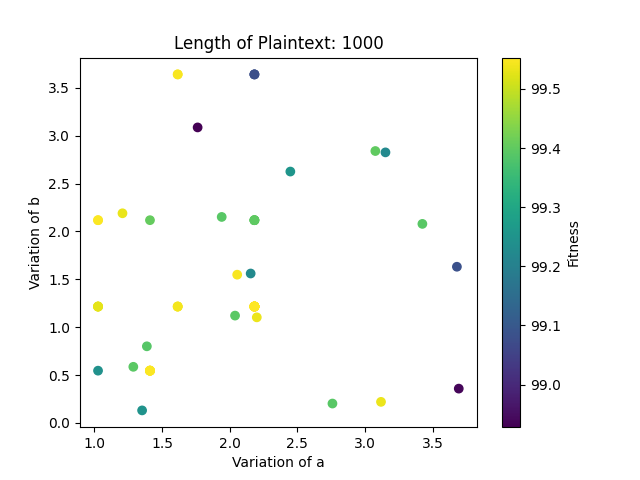

Recreate this plot in Python.
# -*- coding: utf-8 -*-
"""
Created on Thu Apr 3 02:15:34 2024

@author: CyberSurgeon
"""


import math
import random
import string

class Agent:

    def __init__(self, length):

        self.params = [random.uniform(1,4),random.uniform(0.1,4)] #(a,b) 
        self.fitness = -1

    def __str__(self):

        return 'Params: ' + str(self.params) + ' Fitness: ' + str(self.fitness)

def init_agents(population, length):
    return [Agent(length) for _ in range(population)]

a_vals = []
b_vals = []
f_vals = []

def ga():

    agents = init_agents(population, in_str_len)

    for generation in range(generations):

        print('Generation: ' + str(generation))

        temp_fitness = []
        
        agents = fitness(agents)

        for agent in agents:
            temp_fitness.append(agent.fitness)
            a_vals.append(agent.params[0])
            b_vals.append(agent.params[1])
            f_vals.append(agent.fitness)



        # print(temp_fitness)

        current_max_fitness = max(temp_fitness)

        count = temp_fitness.count(current_max_fitness)

        print('Current_max_fitness',current_max_fitness)
        print('Count: ',count)

        if count/len(agents) >= 0.5 and current_max_fitness >= 90:
            print('Tamamlandı!')
            break

        agents = selection(agents)
        agents = crossover(agents)
        agents = mutation(agents)



def ani_jackard(s1,s2):
    str1 = [ord(i) for i in s1]
    str2 = [ord(i) for i in s2]

    str1 = set(str1)
    str2 = set(str2)

    score = (str1 & str2)
    score_u = str1|str2

    return 100-(len(score)/len(score_u))*100


def fitness(agents):

    for agent in agents:

        a = agent.params[0]
        d = agent.params[1]

        cipher = encrypt(plaintext,a,d)

        # agent.fitness = 100-fuzz.ratio(plaintext,cipher)
        agent.fitness = ani_jackard(plaintext,cipher)

    return agents

def selection(agents):
    agents = sorted(agents, key=lambda agent: agent.fitness, reverse=True)
    print('\n'.join(map(str, agents)))
    agents = agents[:int(0.2 * len(agents))]
    return agents

def crossover(agents):

    offspring = []

    for _ in range((population - len(agents)) // 2):

        parent1 = random.choice(agents)
        parent2 = random.choice(agents)
        child1 = Agent(2)
        child2 = Agent(2)
        # split = random.randint(0, in_str_len)
        child1.params = [parent1.params[0],parent2.params[1]]
        child2.params = [parent2.params[0],parent1.params[1]]

        offspring.append(child1)
        offspring.append(child2)

    agents.extend(offspring)

    return agents

def mutation(agents):
        
    for agent in agents:

        step_a = random.uniform(-0.2,0.2)
        step_d = random.uniform(-0.2,0.2)
        
        if random.uniform(0.0, 1.0) <= 0.1:

            agent.params[0] += step_a
            agent.params[1] += step_d

    return agents

def chaotic_map(n,x_0,y_0,a,d):
    # d = 0.3
    # a = 2.5 
    x=[]
    x.append(x_0)
    y = []
    y.append(y_0)

    for i in range(n-1):
        x.append((x[i]+d+(a*math.sin(2*math.pi*y[i])))%1)
        y.append(1 - a*pow(x[i],2) + y[i])

    return (x,y)

def float_to_shuffled_ints(x,y):
    x_sorted = sorted(x, reverse=True)
    y_sorted = sorted(y, reverse=True)

    shuffled_x = []
    for x_val in x:
        if x_val in x_sorted:
            i = x_sorted.index(x_val)
            shuffled_x.append(i)

    shuffled_y = []
    for y_val in y:
        if y_val in y_sorted:
            i = y_sorted.index(y_val)
            shuffled_y.append(i)


    # print('shuffled_x = ',shuffled_x)
    # print('shuffled_y = ',shuffled_y)

    key = []
    for i in shuffled_x:
        key.append(shuffled_y[i])

    return key



def encrypt(plaintext,a,d):
    ascii_lst = [ord(i) for i in plaintext]
    n = len(ascii_lst)

    ascii_avg = sum(ascii_lst)/n

    x_0 = ascii_avg/max(ascii_lst)
    y_0 = 0.2
    (x,y) = chaotic_map(n,x_0,y_0,a,d)

    private_key = float_to_shuffled_ints(x,y)
    # print('Private Key = ',private_key)

    ciphertext = []
    for i in range(len(ascii_lst)):
        ciphertext.append(chr(ascii_lst[i]+private_key[i]))

    # print('CipherText = ',ciphertext)
    return ''.join(ciphertext)

in_str = None
in_str_len = None
population = 20
generations = 100000

# plaintext = input('Enter Message: ')
plaintext = 'abcdefghij'*100
ga()


from mpl_toolkits.mplot3d import Axes3D
import matplotlib.pyplot as plt

import matplotlib.pyplot as plt
# from matplotlib import cm
import numpy as np

xlist = np.array(a_vals)
ylist = np.array(b_vals)
zlist = np.array(f_vals)

plt.xlabel('Variation of a')
plt.ylabel('Variation of b')
plt.title('Length of Plaintext: {}'.format(len(plaintext)))
plt.scatter(xlist, ylist, c=zlist)
cbar= plt.colorbar()
cbar.set_label("Fitness")#,labelpad=+1)

plt.show()
